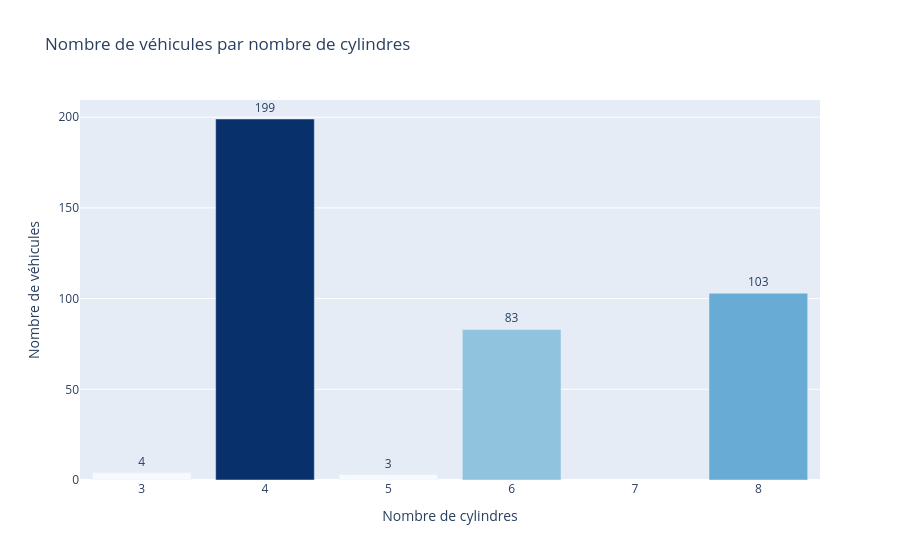

Notebook code cell kept with this figure:
### Code cell
cyl_counts = mpg_df['cylinders'].value_counts().reset_index()
cyl_counts.columns = ['cylinders', 'count']
cyl_counts = cyl_counts.sort_values('cylinders')

fig = px.bar(
    cyl_counts,
    x='cylinders', y='count',
    title='Nombre de véhicules par nombre de cylindres',
    labels={'cylinders': 'Nombre de cylindres', 'count': 'Nombre de véhicules'},
    color='count',
    color_continuous_scale='Blues',
    text='count'
)
fig.update_traces(textposition='outside')
fig.update_layout(coloraxis_showscale=False)
fig.show()

### Figure 1 — Plotly figure (JSON) as saved in the notebook; plotly's stock layout.template omitted (floating-point values rounded to 4 significant figures)
{"data": [{"hovertemplate": "Nombre de cylindres=%{x}<br>Nombre de véhicules=%{marker.color}<extra></extra>", "legendgroup": "", "marker": {"color": [4, 199, 3, 83, 103], "coloraxis": "coloraxis", "pattern": {"shape": ""}}, "name": "", "orientation": "v", "showlegend": false, "text": [4.0, 199.0, 3.0, 83.0, 103.0], "textposition": "outside", "type": "bar", "x": [3, 4, 5, 6, 8], "xaxis": "x", "y": [4, 199, 3, 83, 103], "yaxis": "y"}], "layout": {"barmode": "relative", "coloraxis": {"colorbar": {"title": {"text": "Nombre de véhicules"}}, "colorscale": [[0, "rgb(247,251,255)"], [0.125, "rgb(222,235,247)"], [0.25, "rgb(198,219,239)"], [0.375, "rgb(158,202,225)"], [0.5, "rgb(107,174,214)"], [0.625, "rgb(66,146,198)"], [0.75, "rgb(33,113,181)"], [0.875, "rgb(8,81,156)"], [1, "rgb(8,48,107)"]], "showscale": false}, "legend": {"tracegroupgap": 0}, "title": {"text": "Nombre de véhicules par nombre de cylindres"}, "xaxis": {"anchor": "y", "domain": [0, 1], "title": {"text": "Nombre de cylindres"}}, "yaxis": {"anchor": "x", "domain": [0, 1], "title": {"text": "Nombre de véhicules"}}}}
